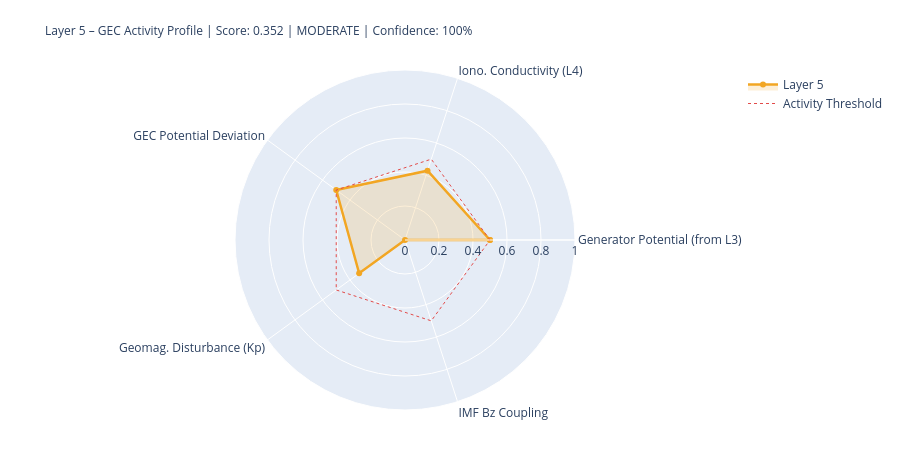

The code cell stored with this chart in its notebook:
### Markdown cell above
---
## 5. State Assessment & Handoff to Layer 6

### Code cell
# ============================================================
# LAYER-5-SCORE
# ============================================================

# Components
# 1) Generator activity (Layer-3-driven)
gen_score = norm(generator_strength, 0.3, 2.0)
gen_src   = 'from_layer3' if l3_thunder_score is not None else 'estimated'

# 2) Ionospheric conductivity (Layer-4-driven)
iono_score = norm(iono_cond_factor, 0.7, 1.4)
iono_src   = 'from_layer4' if l4_ioniz is not None else 'estimated'

# 3) GEC potential deviation from reference
pot_score = norm(abs(delta_V_pct), 0, 30)  # 0 = at reference, 1 = 30% deviation
pot_src   = 'derived'

# 4) Geomagnetic disturbance (Kp) – modulates vertical currents
kp_score = norm(kp_val, 0, 9)
kp_src   = 'primary' if kp_now is not None else 'from_layer4'

# 5) IMF Bz coupling (southward = stronger M-I coupling → GEC influence)
bz_score = norm(-(bz_now or 0), -5, 30) if bz_now is not None else None
bz_src   = 'primary' if bz_now is not None else 'missing'

COMPONENTS = {
    'Generator Potential (from L3)':  {'score': gen_score,   'source': 'derived_from_layer3', 'dynamic': True},
    'Iono. Conductivity (L4)':      {'score': iono_score,  'source': iono_src, 'dynamic': True},
    'GEC Potential Deviation':      {'score': pot_score,   'source': pot_src,  'dynamic': True},
    'Geomag. Disturbance (Kp)':         {'score': kp_score,    'source': kp_src,   'dynamic': True},
    'IMF Bz Coupling':               {'score': bz_score,    'source': bz_src,   'dynamic': True},
}

available   = {k: v['score'] for k, v in COMPONENTS.items() if v['score'] is not None}
unavailable = [k for k, v in COMPONENTS.items() if v['score'] is None]
layer5_score = round(sum(available.values()) / len(available), 4) if available else None
confidence   = round(len(available) / len(COMPONENTS), 2)
level = ('unknown' if layer5_score is None
         else 'quiet'   if layer5_score < 0.3
         else 'moderate' if layer5_score < 0.6
         else 'active')
dominant_l5 = max(available, key=available.get) if available else 'none'

# Kp consistency: separate 1-min raw value from score value
kp_1m_raw   = kp_now          # directly from API (can be 0.0 during live measurement)
kp_for_score = kp_val          # from Layer-0 context or estimated value if needed
kp_score_src = kp_src

W = 68
print('=' * W)
print('LAYER 5 – GLOBAL ELECTRIC CIRCUIT – STATE ASSESSMENT')
print('=' * W)
for name, comp in COMPONENTS.items():
    s = comp['score']
    if s is not None:
        bar = '█' * int(s*20) + '░' * (20-int(s*20))
        print(f'  {name:<34} {bar}  {s:.3f}  [{comp["source"]}]')
    else:
        print(f'  {name:<34} {"─"*20}  n/a   [missing]')
print('-' * W)
print(f'  Score:         {layer5_score:.3f}  ({len(available)}/{len(COMPONENTS)} components)')
print(f'  Confidence:    {confidence:.0%}')
print(f'  Level:         {level.upper()}')
print(f'  Dominant:      {dominant_l5}')
print(f'  V_iono:        {V_iono_mod:.1f} kV  (Δ {delta_V_pct:+.1f}% vs. Ref)')
print(f'  I_total:       {I_total_mod:.1f} A   (Δ {delta_I_pct:+.1f}% vs. Ref)')
print('=' * W)

# Radar
cats   = list(available.keys())
vals_r = list(available.values())
if len(cats) >= 3:
    fig = go.Figure()
    fig.add_trace(go.Scatterpolar(
        r=vals_r + [vals_r[0]], theta=cats + [cats[0]],
        fill='toself', fillcolor='rgba(242,166,35,0.18)',
        line=dict(color='#F2A623', width=2.5), name='Layer 5'
    ))
    fig.add_trace(go.Scatterpolar(
        r=[0.5]*(len(cats)+1), theta=cats+[cats[0]],
        line=dict(color='#E24B4A', dash='dot', width=1),
        mode='lines', name='Activity Threshold'
    ))
    fig.update_layout(
        title=dict(
            text=f'Layer 5 – GEC Activity Profile | Score: {layer5_score:.3f} | {level.upper()} | Confidence: {confidence:.0%}',
            font=dict(size=12)
        ),
        polar=dict(radialaxis=dict(visible=True, range=[0,1])),
        height=450, showlegend=True,
        margin=dict(l=80, r=80, t=70, b=40)
    )
    fig.show()

### Figure 1 — Plotly figure (JSON) as saved in the notebook; plotly's stock layout.template omitted (floating-point values rounded to 4 significant figures)
{"data": [{"fill": "toself", "fillcolor": "rgba(242,166,35,0.18)", "line": {"color": "#F2A623", "width": 2.5}, "name": "Layer 5", "r": [0.5, 0.4287, 0.5, 0.3333, 0.0, 0.5], "theta": ["Generator Potential (from L3)", "Iono. Conductivity (L4)", "GEC Potential Deviation", "Geomag. Disturbance (Kp)", "IMF Bz Coupling", "Generator Potential (from L3)"], "type": "scatterpolar"}, {"line": {"color": "#E24B4A", "dash": "dot", "width": 1}, "mode": "lines", "name": "Activity Threshold", "r": [0.5, 0.5, 0.5, 0.5, 0.5, 0.5], "theta": ["Generator Potential (from L3)", "Iono. Conductivity (L4)", "GEC Potential Deviation", "Geomag. Disturbance (Kp)", "IMF Bz Coupling", "Generator Potential (from L3)"], "type": "scatterpolar"}], "layout": {"height": 450, "margin": {"b": 40, "l": 80, "r": 80, "t": 70}, "polar": {"radialaxis": {"range": [0, 1], "visible": true}}, "showlegend": true, "title": {"font": {"size": 12}, "text": "Layer 5 – GEC Activity Profile | Score: 0.352 | MODERATE | Confidence: 100%"}}}
